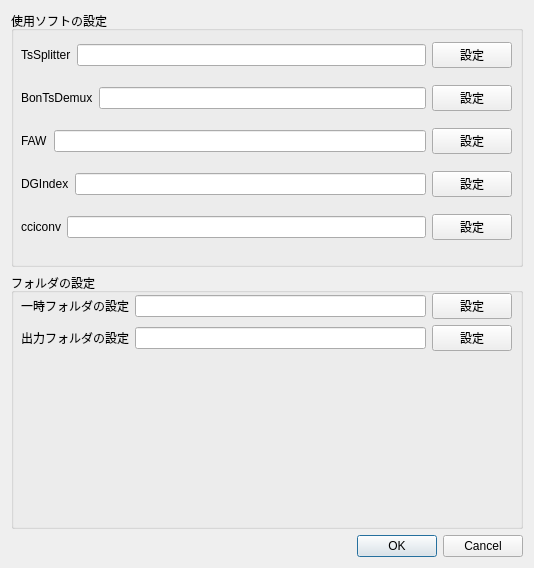
<?xml version="1.0" encoding="UTF-8"?>
<ui version="4.0">
 <class>SettingDialog</class>
 <widget class="QDialog" name="SettingDialog">
  <property name="geometry">
   <rect>
    <x>0</x>
    <y>0</y>
    <width>534</width>
    <height>568</height>
   </rect>
  </property>
  <property name="sizePolicy">
   <sizepolicy hsizetype="Preferred" vsizetype="Fixed">
    <horstretch>0</horstretch>
    <verstretch>0</verstretch>
   </sizepolicy>
  </property>
  <property name="windowTitle">
   <string>Dialog</string>
  </property>
  <layout class="QGridLayout" name="gridLayout">
   <item row="1" column="0" colspan="2">
    <widget class="QGroupBox" name="groupBox_software">
     <property name="title">
      <string>使用ソフトの設定</string>
     </property>
     <widget class="QWidget" name="layoutWidget">
      <property name="geometry">
       <rect>
        <x>10</x>
        <y>20</y>
        <width>491</width>
        <height>221</height>
       </rect>
      </property>
      <layout class="QVBoxLayout" name="verticalLayout">
       <item>
        <layout class="QHBoxLayout" name="horizontalLayout">
         <item>
          <widget class="QLabel" name="label_TsSplitter">
           <property name="text">
            <string>TsSplitter</string>
           </property>
          </widget>
         </item>
         <item>
          <widget class="QLineEdit" name="lineEdit_TsSplitter"/>
         </item>
         <item>
          <widget class="QPushButton" name="pushButton_TsSplitter">
           <property name="text">
            <string>設定</string>
           </property>
          </widget>
         </item>
        </layout>
       </item>
       <item>
        <layout class="QHBoxLayout" name="horizontalLayout_2">
         <item>
          <widget class="QLabel" name="label_BonTsDemux">
           <property name="text">
            <string>BonTsDemux</string>
           </property>
          </widget>
         </item>
         <item>
          <widget class="QLineEdit" name="lineEdit_BonTsDemux"/>
         </item>
         <item>
          <widget class="QPushButton" name="pushButton_BonTsDemux">
           <property name="text">
            <string>設定</string>
           </property>
          </widget>
         </item>
        </layout>
       </item>
       <item>
        <layout class="QHBoxLayout" name="horizontalLayout_3">
         <item>
          <widget class="QLabel" name="label_FAW">
           <property name="text">
            <string>FAW</string>
           </property>
          </widget>
         </item>
         <item>
          <widget class="QLineEdit" name="lineEdit_FAW"/>
         </item>
         <item>
          <widget class="QPushButton" name="pushButton_FAW">
           <property name="text">
            <string>設定</string>
           </property>
          </widget>
         </item>
        </layout>
       </item>
       <item>
        <layout class="QHBoxLayout" name="horizontalLayout_4">
         <item>
          <widget class="QLabel" name="label_DGIndex">
           <property name="text">
            <string>DGIndex</string>
           </property>
          </widget>
         </item>
         <item>
          <widget class="QLineEdit" name="lineEdit_DGIndex"/>
         </item>
         <item>
          <widget class="QPushButton" name="pushButton_DGIndex">
           <property name="text">
            <string>設定</string>
           </property>
          </widget>
         </item>
        </layout>
       </item>
       <item>
        <layout class="QHBoxLayout" name="horizontalLayout_5">
         <item>
          <widget class="QLabel" name="label_cciconv">
           <property name="text">
            <string>cciconv</string>
           </property>
          </widget>
         </item>
         <item>
          <widget class="QLineEdit" name="lineEdit_cciconv"/>
         </item>
         <item>
          <widget class="QPushButton" name="pushButton_cciconv">
           <property name="text">
            <string>設定</string>
           </property>
          </widget>
         </item>
        </layout>
       </item>
      </layout>
     </widget>
     <zorder>layoutWidget</zorder>
     <zorder>groupBox_folder</zorder>
    </widget>
   </item>
   <item row="7" column="0" colspan="2">
    <widget class="QDialogButtonBox" name="buttonBox">
     <property name="orientation">
      <enum>Qt::Horizontal</enum>
     </property>
     <property name="standardButtons">
      <set>QDialogButtonBox::Cancel|QDialogButtonBox::Ok</set>
     </property>
    </widget>
   </item>
   <item row="6" column="0" colspan="2">
    <widget class="QGroupBox" name="groupBox_folder">
     <property name="maximumSize">
      <size>
       <width>16777215</width>
       <height>16777158</height>
      </size>
     </property>
     <property name="title">
      <string>フォルダの設定</string>
     </property>
     <property name="flat">
      <bool>false</bool>
     </property>
     <widget class="QWidget" name="">
      <property name="geometry">
       <rect>
        <x>10</x>
        <y>20</y>
        <width>491</width>
        <height>58</height>
       </rect>
      </property>
      <layout class="QVBoxLayout" name="verticalLayout_2">
       <item>
        <layout class="QHBoxLayout" name="horizontalLayout_6">
         <item>
          <widget class="QLabel" name="label_tempfolder">
           <property name="text">
            <string>一時フォルダの設定</string>
           </property>
          </widget>
         </item>
         <item>
          <widget class="QLineEdit" name="lineEdit_tempfolder"/>
         </item>
         <item>
          <widget class="QPushButton" name="pushButton_tempfolder">
           <property name="text">
            <string>設定</string>
           </property>
          </widget>
         </item>
        </layout>
       </item>
       <item>
        <layout class="QHBoxLayout" name="horizontalLayout_7">
         <item>
          <widget class="QLabel" name="label_outputfolder">
           <property name="text">
            <string>出力フォルダの設定</string>
           </property>
          </widget>
         </item>
         <item>
          <widget class="QLineEdit" name="lineEdit_outputfolder"/>
         </item>
         <item>
          <widget class="QPushButton" name="pushButton_outputfolder">
           <property name="text">
            <string>設定</string>
           </property>
          </widget>
         </item>
        </layout>
       </item>
      </layout>
     </widget>
    </widget>
   </item>
  </layout>
 </widget>
 <resources/>
 <connections>
  <connection>
   <sender>buttonBox</sender>
   <signal>accepted()</signal>
   <receiver>SettingDialog</receiver>
   <slot>accept()</slot>
   <hints>
    <hint type="sourcelabel">
     <x>236</x>
     <y>558</y>
    </hint>
    <hint type="destinationlabel">
     <x>157</x>
     <y>274</y>
    </hint>
   </hints>
  </connection>
  <connection>
   <sender>buttonBox</sender>
   <signal>rejected()</signal>
   <receiver>SettingDialog</receiver>
   <slot>reject()</slot>
   <hints>
    <hint type="sourcelabel">
     <x>304</x>
     <y>558</y>
    </hint>
    <hint type="destinationlabel">
     <x>286</x>
     <y>274</y>
    </hint>
   </hints>
  </connection>
 </connections>
</ui>
